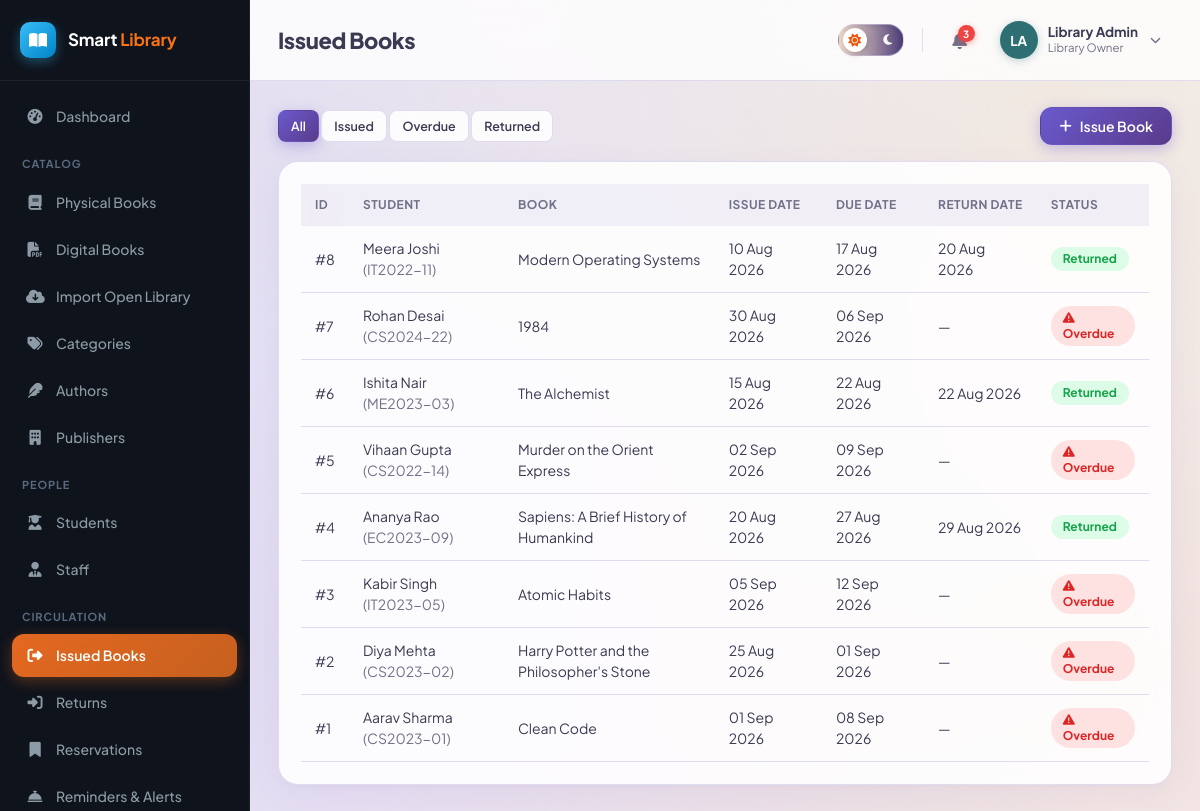
The page /admin/issues.php (signed in) on the database its author committed.
### tables this page shows
CREATE TABLE book_issues (
    id INT AUTO_INCREMENT PRIMARY KEY,
    student_id INT NOT NULL,
    book_id INT NOT NULL,
    issued_by INT DEFAULT NULL,           
    issue_date DATE NOT NULL,
    due_date DATE NOT NULL,
    return_date DATE DEFAULT NULL,
    status ENUM('issued','returned','overdue','lost') NOT NULL DEFAULT 'issued',
    created_at TIMESTAMP DEFAULT CURRENT_TIMESTAMP,
    FOREIGN KEY (student_id) REFERENCES students(id) ON DELETE CASCADE,
    FOREIGN KEY (book_id) REFERENCES books(id) ON DELETE CASCADE,
    FOREIGN KEY (issued_by) REFERENCES users(id) ON DELETE SET NULL
);

CREATE TABLE users (
    id INT AUTO_INCREMENT PRIMARY KEY,
    name VARCHAR(120) NOT NULL,
    email VARCHAR(150) NOT NULL UNIQUE,
    password VARCHAR(255) NOT NULL,
    role ENUM('admin','librarian','student') NOT NULL,
    phone VARCHAR(20) DEFAULT NULL,
    photo VARCHAR(255) DEFAULT NULL,
    status ENUM('active','inactive') NOT NULL DEFAULT 'active',
    reset_token VARCHAR(255) DEFAULT NULL,
    reset_expires DATETIME DEFAULT NULL,
    created_at TIMESTAMP DEFAULT CURRENT_TIMESTAMP,
    updated_at TIMESTAMP DEFAULT CURRENT_TIMESTAMP ON UPDATE CURRENT_TIMESTAMP
);

CREATE TABLE students (
    id INT AUTO_INCREMENT PRIMARY KEY,
    user_id INT NOT NULL,
    roll_number VARCHAR(40) NOT NULL UNIQUE,
    course VARCHAR(100) DEFAULT NULL,
    department VARCHAR(100) DEFAULT NULL,
    year VARCHAR(20) DEFAULT NULL,
    division VARCHAR(20) DEFAULT NULL,
    address VARCHAR(255) DEFAULT NULL,
    registration_date DATE NOT NULL,
    max_books INT NOT NULL DEFAULT 3,
    created_at TIMESTAMP DEFAULT CURRENT_TIMESTAMP,
    updated_at TIMESTAMP DEFAULT CURRENT_TIMESTAMP ON UPDATE CURRENT_TIMESTAMP,
    FOREIGN KEY (user_id) REFERENCES users(id) ON DELETE CASCADE
);

CREATE TABLE books (
    id INT AUTO_INCREMENT PRIMARY KEY,
    isbn VARCHAR(30) NOT NULL UNIQUE,
    title VARCHAR(200) NOT NULL,
    author_id INT DEFAULT NULL,
    category_id INT DEFAULT NULL,
    publisher_id INT DEFAULT NULL,
    publication_year YEAR DEFAULT NULL,
    edition VARCHAR(30) DEFAULT NULL,
    language VARCHAR(40) DEFAULT 'English',
    pages INT DEFAULT NULL,
    price DECIMAL(10,2) DEFAULT 0.00,
    shelf_number VARCHAR(30) DEFAULT NULL,
    total_copies INT NOT NULL DEFAULT 1,
    available_copies INT NOT NULL DEFAULT 1,
    description TEXT DEFAULT NULL,
    image VARCHAR(255) DEFAULT NULL,
    status ENUM('active','inactive') NOT NULL DEFAULT 'active',
    created_at TIMESTAMP DEFAULT CURRENT_TIMESTAMP,
    updated_at TIMESTAMP DEFAULT CURRENT_TIMESTAMP ON UPDATE CURRENT_TIMESTAMP,
    FOREIGN KEY (author_id) REFERENCES authors(id) ON DELETE SET NULL,
    FOREIGN KEY (category_id) REFERENCES categories(id) ON DELETE SET NULL,
    FOREIGN KEY (publisher_id) REFERENCES publishers(id) ON DELETE SET NULL,
    INDEX idx_title (title),
    INDEX idx_isbn (isbn)
);

### admin/issues.php (the view, shortened to what this page needs)
<?php
require_once __DIR__ . '/../includes/functions.php';
require_once __DIR__ . '/../includes/auth-check.php';
$statusFilter = $_GET['status'] ?? 'all';
$where = '';
$issues = $pdo->query("
    SELECT bi.*, b.title, s.roll_number, u.name student_name,
        DATEDIFF(CURDATE(), bi.due_date) late_days
    FROM book_issues bi
    JOIN books b ON b.id=bi.book_id
    JOIN students s ON s.id=bi.student_id
    JOIN users u ON u.id=s.user_id
    $where
    ORDER BY bi.id DESC LIMIT 100")->fetchAll();
include __DIR__ . '/../includes/header.php';
?>
<div class="table-toolbar">
    <div class="filters">
        <a class="btn btn-sm <?= $statusFilter==='all'?'btn-primary':'btn-outline' ?>" href="?status=all">All</a>
        <a class="btn btn-sm <?= $statusFilter==='issued'?'btn-primary':'btn-outline' ?>" href="?status=issued">Issued</a>
        <a class="btn btn-sm <?= $statusFilter==='overdue'?'btn-primary':'btn-outline' ?>" href="?status=overdue">Overdue</a>
        <a class="btn btn-sm <?= $statusFilter==='returned'?'btn-primary':'btn-outline' ?>" href="?status=returned">Returned</a>
    </div>
    <button class="btn btn-primary" data-modal-open="issueModal"><i class="fa-solid fa-plus"></i> Issue Book</button>
</div>
<div class="card">
    <?php if (!$issues): ?>
        <div class="empty-state"><i class="fa-solid fa-book"></i>No records found for this filter.</div>
    <?php else: ?>
    <div class="table-wrap">
        <table class="data-table">
            <thead><tr><th>ID</th><th>Student</th><th>Book</th><th>Issue Date</th><th>Due Date</th><th>Return Date</th><th>Status</th></tr></thead>
            <tbody>
            <?php foreach ($issues as $r):
                $displayStatus = ($r['status'] === 'issued' && strtotime($r['due_date']) < strtotime(date('Y-m-d'))) ? 'overdue' : $r['status'];
            ?>
                <tr>
                    <td>#<?= $r['id'] ?></td>
                    <td><?= e($r['student_name']) ?> <span class="text-muted">(<?= e($r['roll_number']) ?>)</span></td>
                    <td><?= e($r['title']) ?></td>
                    <td><?= fmtDate($r['issue_date']) ?></td>
                    <td><?= fmtDate($r['due_date']) ?></td>
                    <td><?= fmtDate($r['return_date']) ?></td>
                    <td><?= statusBadge($displayStatus) ?></td>
                </tr>
            <?php endforeach; ?>
            </tbody>
        </table>
    </div>
    <?php endif; ?>
</div>
<?php include __DIR__ . '/../includes/footer.php'; ?>

### includes/functions.php (shortened to what this page needs)
<?php
function e($value) {
    return htmlspecialchars($value ?? '', ENT_QUOTES, 'UTF-8');
}
function fmtDate($date) {
    if (empty($date)) return '&mdash;';
    return date('d M Y', strtotime($date));
}
function statusBadge($status) {
    $colors = [
        'active' => 'badge-green', 'available' => 'badge-green', 'paid' => 'badge-green',
        'returned' => 'badge-green', 'completed' => 'badge-green', 'approved' => 'badge-green', 'ready' => 'badge-green',
        'issued' => 'badge-blue', 'pending' => 'badge-yellow', 'partially_paid' => 'badge-yellow',
        'overdue' => 'badge-red', 'unpaid' => 'badge-red', 'inactive' => 'badge-gray', 'cancelled' => 'badge-gray',
        'expired' => 'badge-gray', 'lost' => 'badge-red', 'damaged' => 'badge-red', 'waived' => 'badge-gray',
    ];
    $icons = [
        'unpaid' => 'fa-circle-xmark',
        'pending' => 'fa-clock',
        'paid' => 'fa-circle-check',
        'partially_paid' => 'fa-circle-half-stroke',
        'overdue' => 'fa-triangle-exclamation',
        'waived' => 'fa-ban',
    ];
    $iconHtml = isset($icons[$status]) ? '<i class="fa-solid ' . $icons[$status] . '"></i> ' : '';
    $class = $colors[$status] ?? 'badge-gray';
    $label = match($status) {
        'unpaid' => 'Unpaid',
        'pending' => 'Payment Pending',
        'partially_paid' => 'Partially Paid',
        'paid' => 'Paid',
        'waived' => 'Waived',
        default => ucfirst($status)
    };
    return '<span class="badge ' . $class . '">' . $iconHtml . e($label) . '</span>';
}

### assets/css/style.css (style rules this page uses)
:root { --primary: #6A5ACD; --primary-dark: #5A3B8C; --primary-mid: #8B7CC7; --primary-light: rgba(201, 194, 227, 0.4); --lavender: #C9C2E3; --accent-orange: #C6601F; --accent-orange-hover: #d96b27; --accent-teal: #2E6F73; --accent-teal-light: rgba(46, 111, 115, 0.16); --accent-sand: #EADCC8; --accent-sand-light: rgba(234, 220, 200, 0.5); --success: #16a34a; --success-light: #dcfce7; --warning: #ca8a04; --warning-light: #fef9c3; --danger: #dc2626; --danger-light: #fee2e2; --text: #3A3A52; --text-muted: #717188; --bg: #F7F5FC; --white: #ffffff; --card-bg: rgba(255, 255, 255, 0.88); --card-border: rgba(201, 194, 227, 0.55); --border: rgba(201, 194, 227, 0.55); --gray-light: #f6f5fb; --gray: #88889d; --sidebar-w: 250px; --radius: 20px; --pill-radius: 999px; --shadow: 0 10px 30px rgba(123, 109, 216, 0.07), 0 2px 8px rgba(46, 43, 43, 0.03); }
* { box-sizing: border-box; }
body { margin: 0; font-family: 'Plus Jakarta Sans', system-ui, -apple-system, BlinkMacSystemFont, Roboto, sans-serif; background-color: var(--bg); background-image: radial-gradient(at 10% 15%, rgba(201, 194, 227, 0.45) 0px, transparent 60%), radial-gradient(at 88% 12%, rgba(234, 220, 200, 0.5) 0px, transparent 60%), radial-gradient(at 90% 85%, rgba(198, 96, 31, 0.14) 0px, transparent 65%), radial-gradient(at 15% 85%, rgba(121, 106, 220, 0.18) 0px, transparent 65%); background-attachment: fixed; color: var(--text); font-size: 15px; line-height: 1.5; -webkit-font-smoothing: antialiased; }
a { color: var(--primary); text-decoration: none; transition: color 0.15s ease; }
.card { background: var(--card-bg); border: 1px solid var(--card-border); border-radius: var(--radius); box-shadow: var(--shadow); padding: 22px; backdrop-filter: blur(14px); -webkit-backdrop-filter: blur(14px); transition: transform 0.2s ease, box-shadow 0.2s ease; }
.btn { display: inline-flex; align-items: center; gap: 8px; padding: 9px 18px; border-radius: 12px; border: 1px solid transparent; font-size: 14px; font-weight: 600; cursor: pointer; text-decoration: none; font-family: inherit; transition: all 0.18s ease; }
.btn-primary { background: linear-gradient(135deg, #6A5ACD 0%, #5A3B8C 100%); color: #ffffff; box-shadow: 0 4px 14px rgba(106, 90, 205, 0.35); }
.btn-outline { background: var(--card-bg); border-color: var(--border); color: var(--text); }
.btn-sm { padding: 6px 12px; font-size: 12.5px; border-radius: 8px; }
.table-wrap { overflow-x: auto; }
table.data-table { width: 100%; border-collapse: collapse; font-size: 14px; }
.data-table th { text-align: left; padding: 12px 14px; background: rgba(201, 194, 227, 0.25); font-weight: 700; font-size: 12px; text-transform: uppercase; letter-spacing: 0.04em; color: var(--text-muted); white-space: nowrap; }
.data-table td { padding: 12px 14px; border-bottom: 1px solid var(--border); vertical-align: middle; }
.table-toolbar { display: flex; justify-content: space-between; align-items: center; margin-bottom: 16px; gap: 12px; flex-wrap: wrap; }
.badge { padding: 4px 12px; border-radius: 999px; font-size: 12px; font-weight: 700; display: inline-block; line-height: 1.3; }
.badge-green { background: var(--success-light); color: var(--success); }
.badge-red { background: var(--danger-light); color: var(--danger); }
.text-muted { color: var(--text-muted); }

### rows shown on the page
book_issues: id "8", users.name "Meera Joshi", student.roll_number "IT2022-11", book.title "Modern Operating Systems", issue_date "10 Aug 2026", due_date "17 Aug 2026", return_date "20 Aug 2026", status "Returned"
book_issues: id "7", users.name "Rohan Desai", student.roll_number "CS2024-22", book.title "1984", issue_date "30 Aug 2026", due_date "06 Sep 2026", return_date "—"
book_issues: id "6", users.name "Ishita Nair", student.roll_number "ME2023-03", book.title "The Alchemist", issue_date "15 Aug 2026", due_date "22 Aug 2026", return_date "22 Aug 2026", status "Returned"
book_issues: id "5", users.name "Vihaan Gupta", student.roll_number "CS2022-14", book.title "Murder on the Orient Express", issue_date "02 Sep 2026", due_date "09 Sep 2026", return_date "—"
book_issues: id "4", users.name "Ananya Rao", student.roll_number "EC2023-09", book.title "Sapiens: A Brief History of Humankind", issue_date "20 Aug 2026", due_date "27 Aug 2026", return_date "29 Aug 2026", status "Returned"
book_issues: id "3", users.name "Kabir Singh", student.roll_number "IT2023-05", book.title "Atomic Habits", issue_date "05 Sep 2026", due_date "12 Sep 2026", return_date "—"
book_issues: id "2", users.name "Diya Mehta", student.roll_number "CS2023-02", book.title "Harry Potter and the Philosopher's Stone", issue_date "25 Aug 2026", due_date "01 Sep 2026", return_date "—", status "Overdue"
book_issues: id "1", users.name "Aarav Sharma", student.roll_number "CS2023-01", book.title "Clean Code", issue_date "01 Sep 2026", due_date "08 Sep 2026", return_date "—"

### other values the page prints
$label "Dashboard"
$item['_section'] "CATALOG"
$label "Physical Books"
$label "Digital Books"
$label "Import Open Library"
$label "Categories"
$label "Authors"
$label "Publishers"
$item['_section'] "PEOPLE"
$label "Students"
$label "Staff"
$item['_section'] "CIRCULATION"
$label "Issued Books"
$label "Returns"
$label "Reservations"
